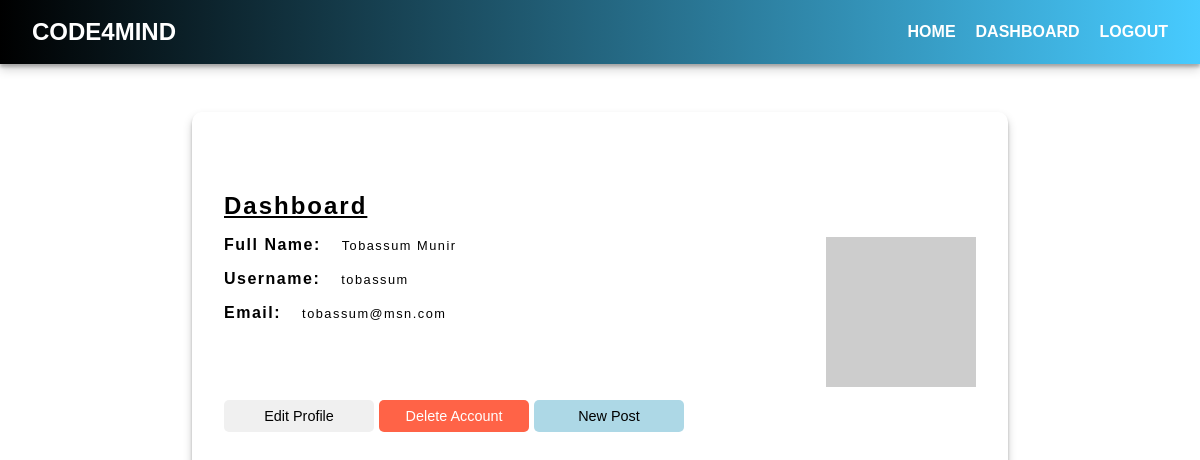
The app's page /profile (signed in) with its own data.
### app/models.py (models this page shows, shortened)
class User(db.Model, UserMixin):
	id = db.Column(db.Integer(), primary_key=True)
	f_name = db.Column(db.String(30), nullable=False)
	l_name = db.Column(db.String(30), nullable=False)
	username = db.Column(db.String(50), unique=True, nullable=False)
	email = db.Column(db.String(100), unique=True, nullable=False)
	password = db.Column(db.String(256), unique=True, nullable=False)
	image_file = db.Column(db.String(50), nullable=True, default='default.jpg')
	user_active = db.Column(db.DateTime, default=datetime.datetime.utcnow)
	posts = db.relationship("Post", backref="author", lazy=True)
	comments = db.relationship("Comment", backref="user_comments", lazy=True)

### app/main.py (the view)
@main.route('/profile')
@login_required
def profile():
	return render_template('profile.html', title='Dashboard')

### app/templates/profile.html (shortened to what this page needs)
{% extends "layout.html" %}
{% block content %}
<section class="main-user-container">
	<div class="user-info-container">
		<div class="user-info">
			<h3>Dashboard</h3>
			<ul>
				<li>Full Name:<span> {{ current_user.f_name }} {{ current_user.l_name }}</span></li>
				<li>Username:<span> {{ current_user.username }}</span></li>
				<li>Email:<span> {{ current_user.email }}</span></li>
			</ul>
			<div class="user-btn">
				<a href="#" class="btn info-btn" id="reveal-btn">Edit Profile</a>
				<a href="#" class="btn info-btn">Delete Account</a>
				<a href="{{ url_for('main.new_post') }}" type="submit" class="btn info-btn">New Post</a>
			</div>
		</div>
		<div class="profile_picture img-g">
		</div>
	</div>
</section>
{% endblock %}

### app/static/css/styles.css (style rules this page uses)
* { top: 0; left: 0; padding: 0; margin: 0; box-sizing: border-box; font-family: 'Poppins', sans-serif; }
.btn { width: 150px; padding: 16px 32px; background: none; border: none; background: lightblue; border-radius: 10px; font-size: 18px; outline: none; text-transform: capitalize; text-align: center; margin-top: 30px; box-shadow: rgba(0, 0, 0, 0.19) 0px 5px 10px, rgba(0, 0, 0, 0.23) 0px 3px 3px; }
::placeholder { font-size: 0.7rem; letter-spacing: 1.2px; text-transform: capitalize; }
.main-user-container { position: relative; max-width: 100%; padding: 3rem 12rem; }
.main-user-container .user-info-container { display: flex; justify-content: space-between; align-items: center; width: 100%; padding: 0 2rem; min-height: 50vh; border-radius: 10px; box-shadow: rgba(0, 0, 0, 0.19) 0px 5px 10px, rgba(0, 0, 0, 0.23) 0px 3px 3px; }
.user-info-container .user-info { max-width: 100%; }
.user-info-container .user-info h3 { padding-bottom: 1rem; font-size: 1.5rem; text-decoration: underline; letter-spacing: 2px; }
.user-info-container .user-info li { padding-bottom: 1rem; font-size: 1rem; font-weight: bold; letter-spacing: 1.5px; }
.user-info-container .user-info li span { font-size: 0.8rem; font-weight: 400; margin-left: 1rem; text-align: center; }
.user-info-container .user-btn { margin-top: 2rem; display: flex; flex-wrap: wrap; }
.info-btn { box-shadow: none; padding: 8px 16px; border-radius: 5px; margin-right: 5px; background-color: rgb(240, 240, 240); color: #000; font-size: 0.9rem; cursor: pointer; }
.info-btn:nth-child(2) { background-color: rgb(255, 99, 71); color: white; }
.info-btn:nth-child(3) { background-color: lightblue; }
.user-info-container .img-g { width: 150px; height: 150px; background-color: #BBBB; }

### app/static/css/header.css (style rules this page uses)
a { text-decoration: none; color: white; }
ul,li { list-style: none; }

### records on screen
User: f_name "Tobassum", l_name "Munir", username "tobassum", email "tobassum@msn.com"
